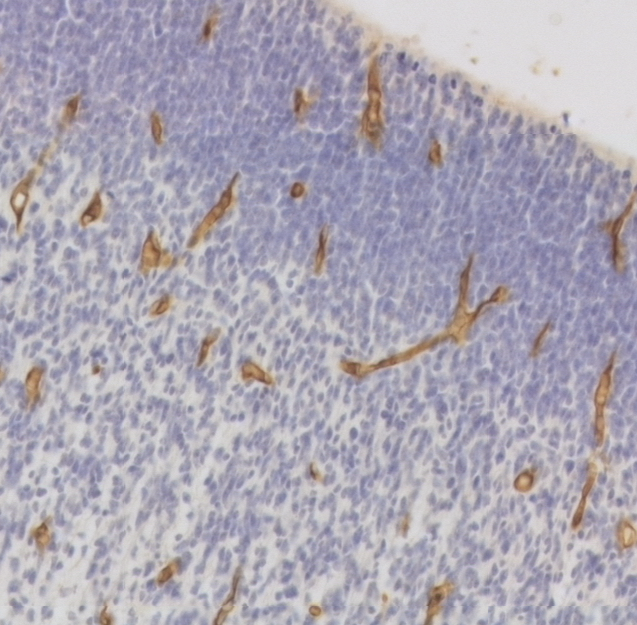
%> input picture BOFetalBrainVesselsSegmentation2D/images/brain.tif, 637 x 625 px
$ octave BOFetalBrainVesselsSegmentation2D_TEST.m   (GNU Octave 9; MATLAB toolbox functions it lacks are replaced by stand-ins)
%> lines starting %> are read from the running program, lines starting %| are printed output that depends on the picture; in (x1, y1, x2, y2) boxes, pixels count from 0 and x2, y2 are one past the last pixel; in counts of white or black regions, pixels touching at a corner belong together; the program's own positions count from 1
%> further down, im is the input picture: size 625x637x3 uint8; mean R, G, B 172.8, 167.7, 181.2
### BOFetalBrainVesselsSegmentation2D/BOFetalBrainVesselsSegmentation2D.m
function th = BOFetalBrainVesselsSegmentation2D(im,s)
%> called with s = 15
%%  BOFetalBrainVesselsSegmentation2D - fetal brain vessels segmentation
%
%   REFERENCE:
%       T. Stepien and B. Obara,
%       The cycloid and skeletonization methods
%       for morphometric analysis of fetal brain vessels,
%       Folia Neuropathol, vol. 46, no. 4, pp. 278-285, 2008.
%
%   INPUT:
%       im  - input image (RGB)
%       s   - filter size
%
%   OUTPUT:
%       th  - output image
%
%   USAGE:
%       imth = BOFetalBrainVessels(im,5)
%
%   AUTHOR:
%       Boguslaw Obara, http://boguslawobara.net/
%
%   VERSION:
%       0.1 - 01/08/2010 First implementation
%% Setup
if nargin<2; s = 15; end
%% Color Transformation - luminance (Y), hue (I), and saturation (Q)
imYIQ = rgb2ntsc(im);
%> imYIQ: size 625x637x3 double; mean of channels 1, 2, 3 0.67, -0.00511, 0.0207
%% Select hue (I)
im = imYIQ(:,:,2);
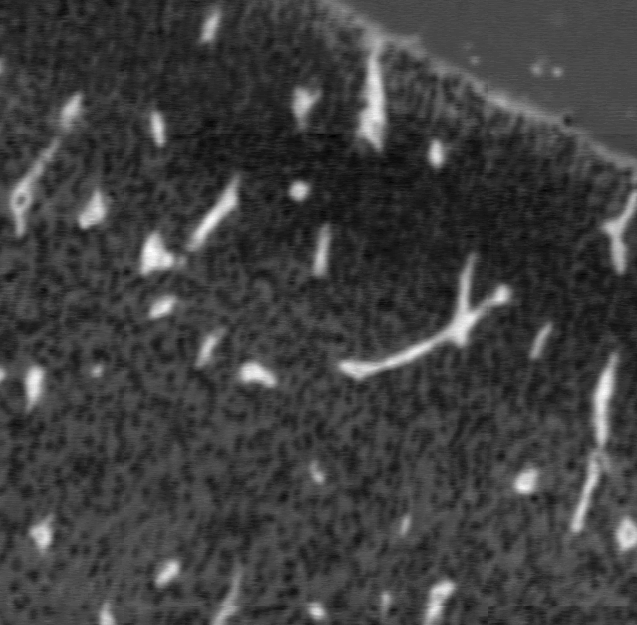
%> im: size 625x637 double; min -0.0577, max 0.152, mean -0.00511; drawn with min black and max white
%% Normalize
im = double(im); im = (im - min(im(:))) / (max(im(:)) - min(im(:)));
%% TopHat
se = strel('disk',s);
imf = imtophat(im,se);
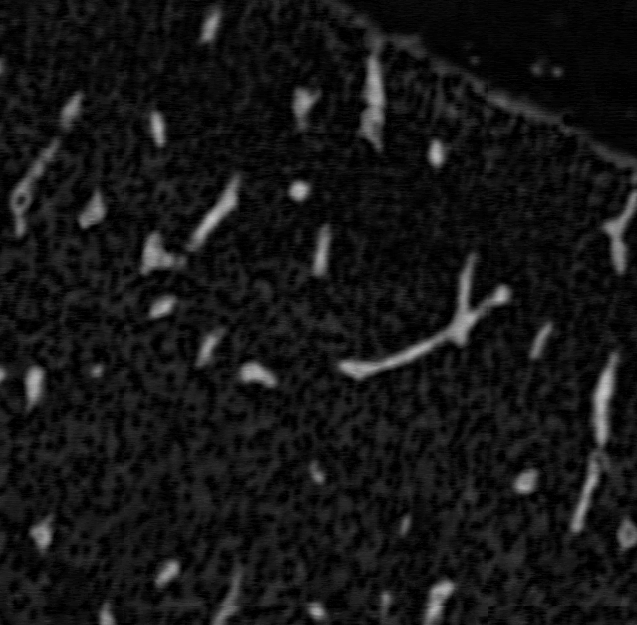
%> imf: size 625x637 double; min 0, max 0.778, mean 0.0863
%% Segmentation
th = imf>graythresh(imf);
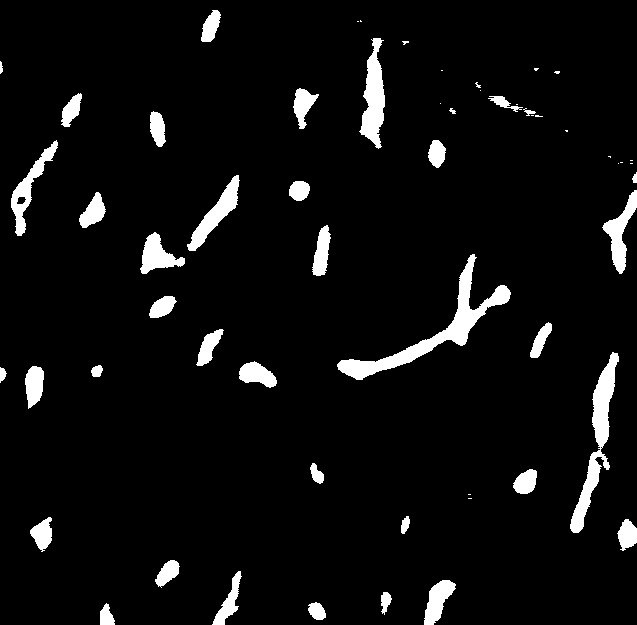
%> th: size 625x637 logical; 5.6% white; 58 white regions (20 under 20 px), largest, box (x1, y1, x2, y2) and area: (337, 254, 511, 380) 3307, (570, 352, 619, 533) 2361, (359, 38, 385, 149) 1603
%% Erode
s = 1;
se = strel('disk',s);
th = imerode(th,se);
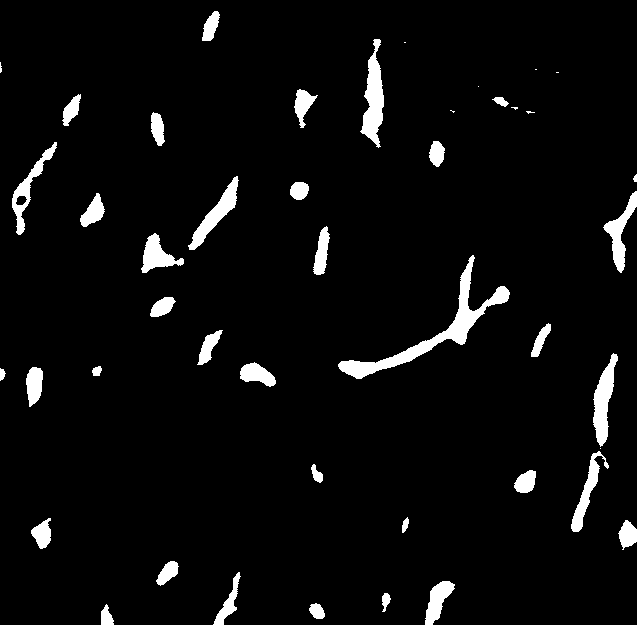
%> th: size 625x637 logical; 4.6% white; 45 white regions (9 under 20 px), largest, box (x1, y1, x2, y2) and area: (338, 255, 510, 379) 2811, (360, 39, 384, 148) 1359, (593, 353, 618, 447) 1138
%%
end

### BOFetalBrainVesselsSegmentation2D/BOFetalBrainVesselsSegmentation2D_TEST.m
%% Clear ALL
clc; clear all; close all;
%% Load image
im = imread('./images/brain.tif');
%% Fetal Brain Vessels Segmentation
s = 15;
th = BOFetalBrainVesselsSegmentation2D(im,s);
%% Plot
figure; image(im); colormap gray;
set(gca,'ytick',[]); set(gca,'xtick',[]); axis equal; axis tight;
[B,L] = bwboundaries(th);
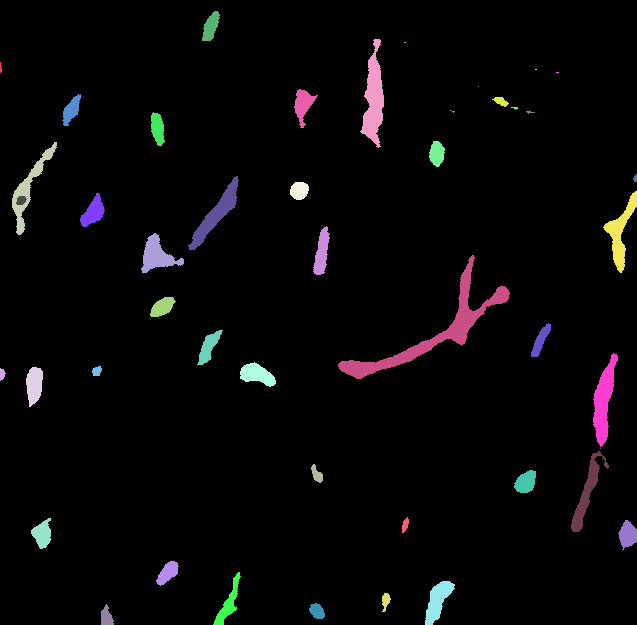
%> L: size 625x637 double; 47 distinct labels, from 0 to 46; one colour per label, 0 black
%> B = 46 boundaries; largest, box (x1, y1, x2, y2) and points: (338, 255, 510, 379) 482, (360, 39, 384, 148) 227, (12, 142, 57, 235) 206, (571, 451, 609, 532) 201, (593, 353, 618, 447) 190
hold on
for k = 1:length(B)
    boundary = B{k};
    plot(boundary(:,2), boundary(:,1), 'r', 'LineWidth', 1)
end
%> this loop made 46 passes
%> boundary on passes 28, 32, 38, 39, 42: [43 405; 43 406; 43 405], [87 479; 87 479], [70 536; 70 537; 70 536], [73 557; 73 558; 73 559; 73 558; 73 557], [449 601; 449 601]
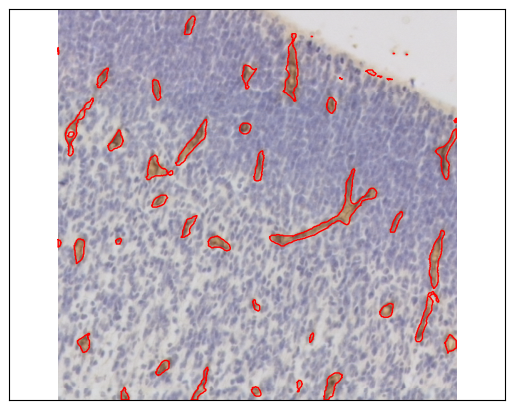
%> figure redrawn from the program's plot data
